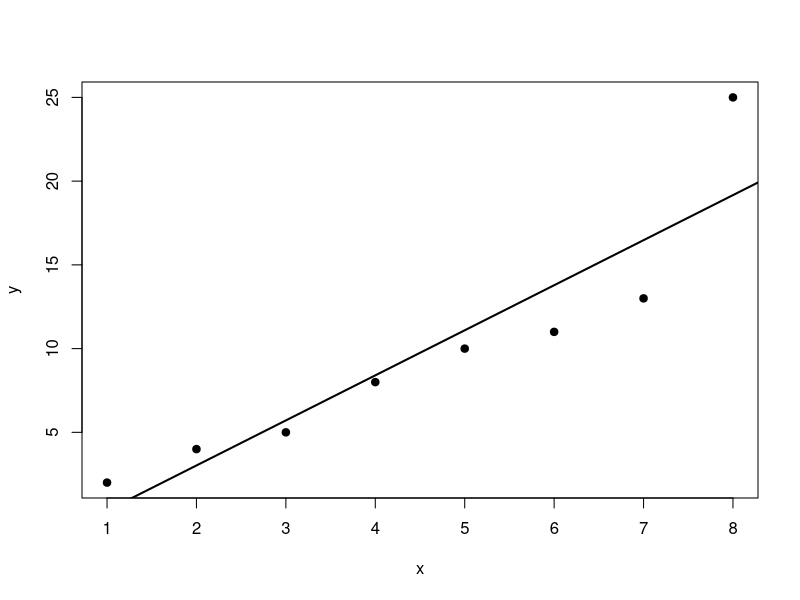
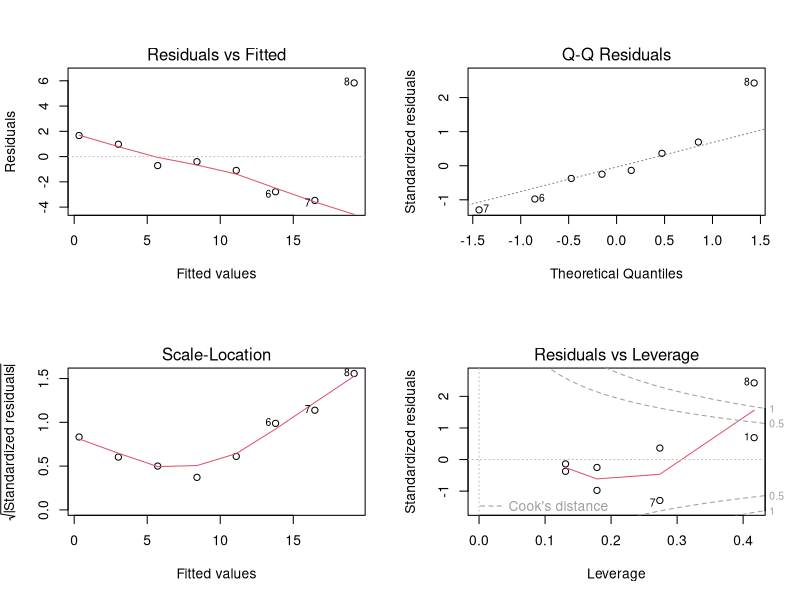
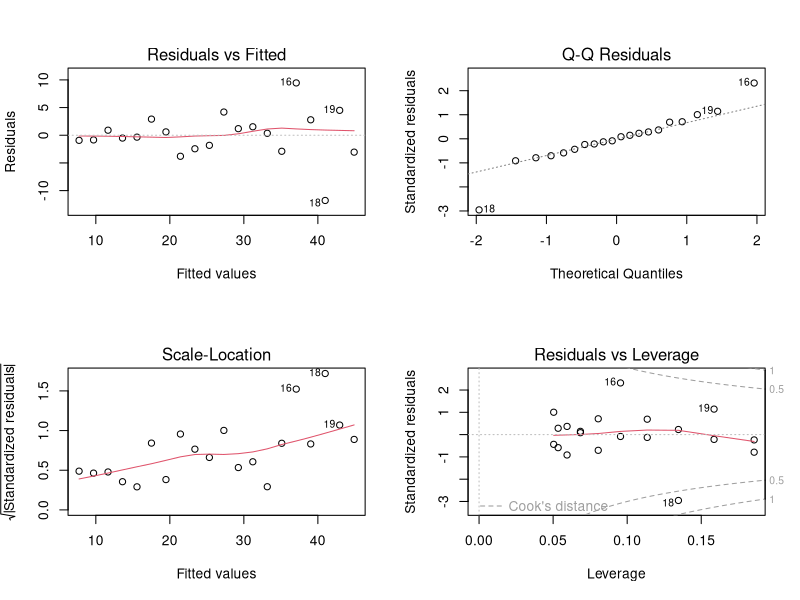
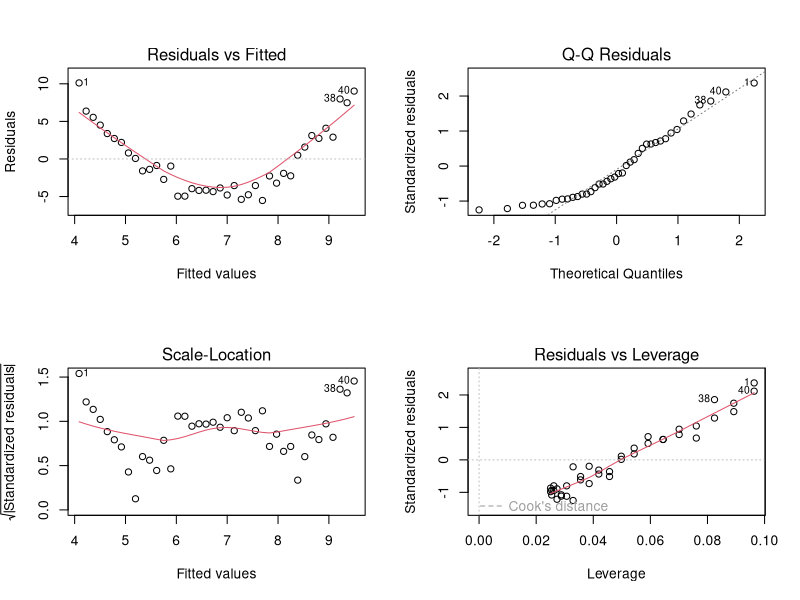

Recreate these plots in R, in order.
## ---- chunk 1
x <- 1:8
y <- c(2, 4, 5, 8, 10, 11, 13, 25)

dat <- data.frame(x = x, y = y)
fit <- lm(y ~ x, data = dat)
summary(fit)
## ---- chunk 2
plot(dat$x, dat$y, pch = 19, xlab = "x", ylab = "y")
abline(fit, lwd = 2)
## ---- chunk 3
par(mfrow = c(2, 2))
plot(fit)
par(mfrow = c(1, 1))
## ---- chunk 4
data.frame(
  fitted = fitted(fit),
  residual = resid(fit),
  std_resid = rstandard(fit),
  stud_resid = rstudent(fit),
  leverage = hatvalues(fit),
  cooks_d = cooks.distance(fit)
)
## ---- chunk 5
which(abs(rstudent(fit)) > 2)
which(hatvalues(fit) > 2 * length(coef(fit)) / nrow(dat))
which(cooks.distance(fit) > 4 / nrow(dat))
## ---- chunk 6
set.seed(123)
x2 <- seq(1, 20, by = 1)
y2 <- 5 + 2 * x2 + rnorm(length(x2), sd = x2 / 3)

dat2 <- data.frame(x = x2, y = y2)
fit2 <- lm(y ~ x, data = dat2)

par(mfrow = c(2, 2))
plot(fit2)
par(mfrow = c(1, 1))
## ---- chunk 7
set.seed(321)
x3 <- seq(-3, 3, length.out = 40)
y3 <- 2 + x3 + 1.5 * x3^2 + rnorm(length(x3), sd = 1)

dat3 <- data.frame(x = x3, y = y3)
fit3 <- lm(y ~ x, data = dat3)

par(mfrow = c(2, 2))
plot(fit3)
par(mfrow = c(1, 1))
## ---- chunk 8
fit3_quad <- lm(y ~ x + I(x^2), data = dat3)
anova(fit3, fit3_quad)
summary(fit3_quad)
